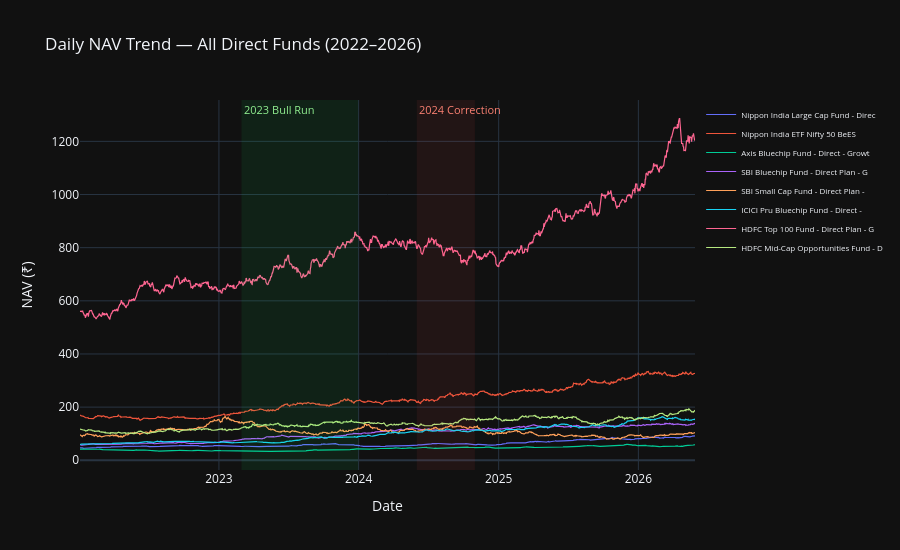

Notebook code cell kept with this figure:
### Markdown cell above
## 2. NAV Trend Analysis (2022–2026) <a id='2-nav-trend'></a>
Daily NAV for all direct-plan funds. Green band = 2023 bull run, red band = 2024 correction.

### Code cell
direct   = fund[fund["plan"] == "Direct"]["amfi_code"].tolist()
nav_d    = nav_m[nav_m["amfi_code"].isin(direct)].copy()

fig = go.Figure()
for code_id, grp in nav_d.groupby("amfi_code"):
    name = grp["scheme_name"].iloc[0][:35]
    fig.add_trace(go.Scatter(
        x=grp["date"], y=grp["nav"], mode="lines", name=name,
        line=dict(width=1.2),
        hovertemplate=f"<b>{name}</b><br>Date: %{{x|%d %b %Y}}<br>NAV: ₹%{{y:.2f}}<extra></extra>"
    ))

fig.add_vrect(x0="2023-03-01", x1="2023-12-31",
              fillcolor="rgba(0,255,100,0.07)", line_width=0,
              annotation_text="2023 Bull Run", annotation_position="top left",
              annotation=dict(font_size=11, font_color="lightgreen"))
fig.add_vrect(x0="2024-06-01", x1="2024-10-31",
              fillcolor="rgba(255,80,80,0.07)", line_width=0,
              annotation_text="2024 Correction", annotation_position="top left",
              annotation=dict(font_size=11, font_color="salmon"))
fig.update_layout(
    title="Daily NAV Trend — All Direct Funds (2022–2026)",
    xaxis_title="Date", yaxis_title="NAV (₹)",
    template=PLOTLY_TEMPLATE, height=550,
    legend=dict(font_size=8, x=1.01), hovermode="x unified"
)
fig.show()

### Figure 1 — Plotly figure (JSON) as saved in the notebook; plotly's stock layout.template omitted (floating-point values rounded to 4 significant figures; data arrays with more than 128 entries replaced by an {"elided": "..."} marker saying what was removed)
{"data": [{"hovertemplate": "<b>Nippon India Large Cap Fund - Direc</b><br>Date: %{x|%d %b %Y}<br>NAV: ₹%{y:.2f}<extra></extra>", "line": {"width": 1.2}, "mode": "lines", "name": "Nippon India Large Cap Fund - Direc", "type": "scatter", "x": {"elided": "1608 str values"}, "y": {"elided": "1608 float values"}}, {"hovertemplate": "<b>Nippon India ETF Nifty 50 BeES</b><br>Date: %{x|%d %b %Y}<br>NAV: ₹%{y:.2f}<extra></extra>", "line": {"width": 1.2}, "mode": "lines", "name": "Nippon India ETF Nifty 50 BeES", "type": "scatter", "x": {"elided": "1608 str values"}, "y": {"elided": "1608 float values"}}, {"hovertemplate": "<b>Axis Bluechip Fund - Direct - Growt</b><br>Date: %{x|%d %b %Y}<br>NAV: ₹%{y:.2f}<extra></extra>", "line": {"width": 1.2}, "mode": "lines", "name": "Axis Bluechip Fund - Direct - Growt", "type": "scatter", "x": {"elided": "1608 str values"}, "y": {"elided": "1608 float values"}}, {"hovertemplate": "<b>SBI Bluechip Fund - Direct Plan - G</b><br>Date: %{x|%d %b %Y}<br>NAV: ₹%{y:.2f}<extra></extra>", "line": {"width": 1.2}, "mode": "lines", "name": "SBI Bluechip Fund - Direct Plan - G", "type": "scatter", "x": {"elided": "1608 str values"}, "y": {"elided": "1608 float values"}}, {"hovertemplate": "<b>SBI Small Cap Fund - Direct Plan - </b><br>Date: %{x|%d %b %Y}<br>NAV: ₹%{y:.2f}<extra></extra>", "line": {"width": 1.2}, "mode": "lines", "name": "SBI Small Cap Fund - Direct Plan - ", "type": "scatter", "x": {"elided": "1608 str values"}, "y": {"elided": "1608 float values"}}, {"hovertemplate": "<b>ICICI Pru Bluechip Fund - Direct - </b><br>Date: %{x|%d %b %Y}<br>NAV: ₹%{y:.2f}<extra></extra>", "line": {"width": 1.2}, "mode": "lines", "name": "ICICI Pru Bluechip Fund - Direct - ", "type": "scatter", "x": {"elided": "1608 str values"}, "y": {"elided": "1608 float values"}}, {"hovertemplate": "<b>HDFC Top 100 Fund - Direct Plan - G</b><br>Date: %{x|%d %b %Y}<br>NAV: ₹%{y:.2f}<extra></extra>", "line": {"width": 1.2}, "mode": "lines", "name": "HDFC Top 100 Fund - Direct Plan - G", "type": "scatter", "x": {"elided": "1608 str values"}, "y": {"elided": "1608 float values"}}, {"hovertemplate": "<b>HDFC Mid-Cap Opportunities Fund - D</b><br>Date: %{x|%d %b %Y}<br>NAV: ₹%{y:.2f}<extra></extra>", "line": {"width": 1.2}, "mode": "lines", "name": "HDFC Mid-Cap Opportunities Fund - D", "type": "scatter", "x": {"elided": "1608 str values"}, "y": {"elided": "1608 float values"}}], "layout": {"annotations": [{"font": {"color": "lightgreen", "size": 11}, "showarrow": false, "text": "2023 Bull Run", "x": "2023-03-01", "xanchor": "left", "xref": "x", "y": 1, "yanchor": "top", "yref": "y domain"}, {"font": {"color": "salmon", "size": 11}, "showarrow": false, "text": "2024 Correction", "x": "2024-06-01", "xanchor": "left", "xref": "x", "y": 1, "yanchor": "top", "yref": "y domain"}], "height": 550, "hovermode": "x unified", "legend": {"font": {"size": 8}, "x": 1.01}, "shapes": [{"fillcolor": "rgba(0,255,100,0.07)", "line": {"width": 0}, "type": "rect", "x0": "2023-03-01", "x1": "2023-12-31", "xref": "x", "y0": 0, "y1": 1, "yref": "y domain"}, {"fillcolor": "rgba(255,80,80,0.07)", "line": {"width": 0}, "type": "rect", "x0": "2024-06-01", "x1": "2024-10-31", "xref": "x", "y0": 0, "y1": 1, "yref": "y domain"}], "title": {"text": "Daily NAV Trend — All Direct Funds (2022–2026)"}, "xaxis": {"title": {"text": "Date"}}, "yaxis": {"title": {"text": "NAV (₹)"}}}}
